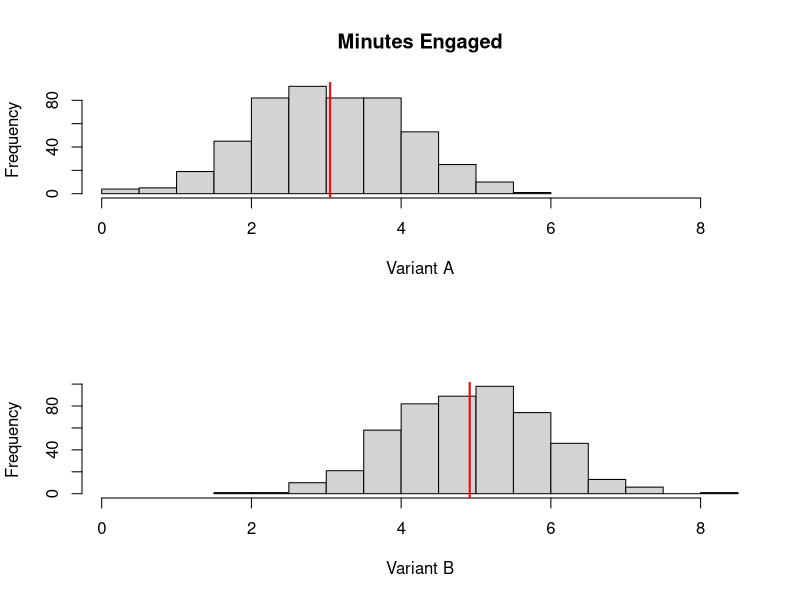

Write the R code that produced this figure.
setwd(dir = "~/Desktop/design-of-experiments/")

data <- read.csv(file = "instagram.csv", header = T)
A <- data$A
B <- data$B

par(mfrow=c(2,1))
xmin <- min(min(A), min(B))
xmax <- max(max(A), max(B))
hist(A, xlim = c(xmin, xmax), main = "Minutes Engaged", xlab = "Variant A")
abline(v = mean(A), col = "red", lwd = 2)
hist(B, xlim = c(xmin, xmax), main = "", xlab = "Variant B")
abline(v = mean(B), col = "red", lwd = 2)

# Do standard deviations seem similar?
sd(A)
sd(B)

## Two-sided test Ha: muA != muB
t.test(x = A, y = B, alternative = "two.sided", mu = 0, paired = F, var.equal = T, conf.level = 0.95)

## One-sided test Ha: muA > muB
t.test(x = A, y = B, alternative = "greater", mu = 0, paired = F, var.equal = T, conf.level = 0.95)

## One-sided test Ha: muA < muB
t.test(x = A, y = B, alternative = "less", mu = 0, paired = F, var.equal = T, conf.level = 0.95)


